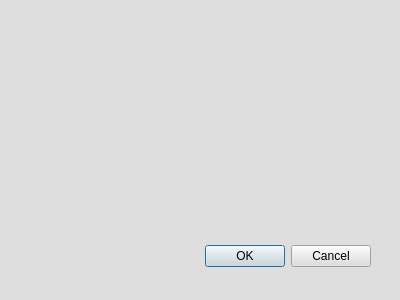
<?xml version="1.0" encoding="UTF-8"?>
<ui version="4.0">
 <class>Schedule</class>
 <widget class="QDialog" name="Schedule">
  <property name="geometry">
   <rect>
    <x>0</x>
    <y>0</y>
    <width>400</width>
    <height>300</height>
   </rect>
  </property>
  <property name="windowTitle">
   <string>Dialog</string>
  </property>
  <property name="styleSheet">
   <string notr="true">background-color: rgb(222, 222, 222)</string>
  </property>
  <widget class="QDialogButtonBox" name="buttonBox">
   <property name="geometry">
    <rect>
     <x>30</x>
     <y>240</y>
     <width>341</width>
     <height>32</height>
    </rect>
   </property>
   <property name="orientation">
    <enum>Qt::Horizontal</enum>
   </property>
   <property name="standardButtons">
    <set>QDialogButtonBox::Cancel|QDialogButtonBox::Ok</set>
   </property>
  </widget>
 </widget>
 <resources/>
 <connections>
  <connection>
   <sender>buttonBox</sender>
   <signal>accepted()</signal>
   <receiver>Schedule</receiver>
   <slot>accept()</slot>
   <hints>
    <hint type="sourcelabel">
     <x>248</x>
     <y>254</y>
    </hint>
    <hint type="destinationlabel">
     <x>157</x>
     <y>274</y>
    </hint>
   </hints>
  </connection>
  <connection>
   <sender>buttonBox</sender>
   <signal>rejected()</signal>
   <receiver>Schedule</receiver>
   <slot>reject()</slot>
   <hints>
    <hint type="sourcelabel">
     <x>316</x>
     <y>260</y>
    </hint>
    <hint type="destinationlabel">
     <x>286</x>
     <y>274</y>
    </hint>
   </hints>
  </connection>
 </connections>
</ui>
